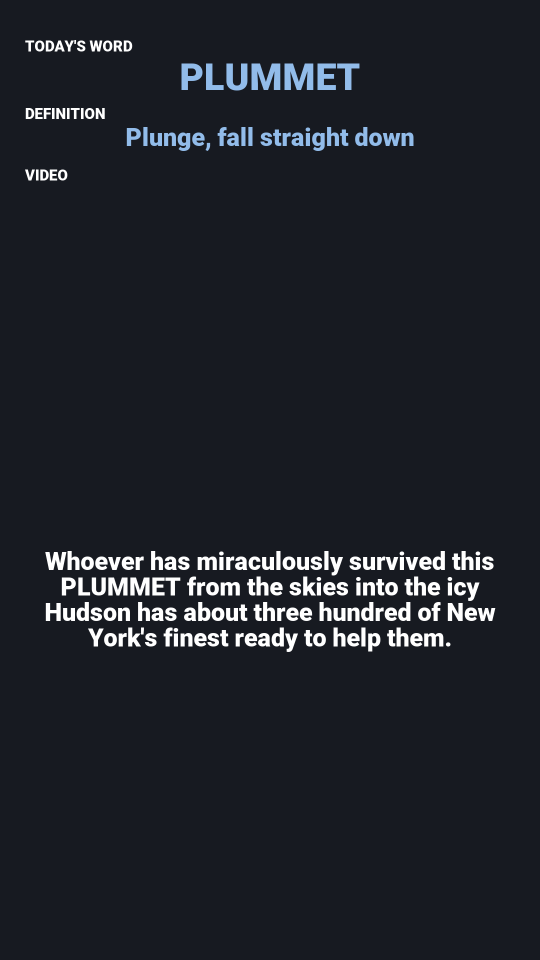
#> input picture reels/image.png, 1080 x 1920 px (shown at 1/2 size)
$ python test.py
#> lines starting #> are read from the running program, lines starting #| are printed output that depends on the picture
from PIL import Image, ImageDraw, ImageFont

def getWrappedText(text: str, font: ImageFont.ImageFont, line_length: int):
    lines = ['']
    for word in text.split():
        line = f'{lines[-1]} {word}'.strip()
        if font.getlength(line) <= line_length:
            lines[-1] = line
        else:
            lines.append(word)
    return '\n'.join(lines)

def imageTextGenerator(draw, text, textSpacing, fontPath, paddingTop):
    maxFontWidth = 1080 - 100
    maxFontHeight = 1920 - 100
    finalMultilineText = ""
    finalTitleFont = None
    titleFont = ImageFont.truetype(fontPath, size=50)
    multilineText = getWrappedText(text, titleFont, maxFontWidth)
    _, _, w, h = draw.multiline_textbbox((0, 0), multilineText, font=titleFont, spacing=textSpacing)
    if not (w > maxFontWidth or h > maxFontHeight):
        finalMultilineText = multilineText
        finalTitleFont = titleFont

    x = 50 + (1080 - 100) / 2
    y = paddingTop
    return finalMultilineText, finalTitleFont, x, y

if __name__ == "__main__":
    backgroundImagePath = "image.png"
    backgroundImage = Image.open(backgroundImagePath)
#> backgroundImage is the input picture: PIL image 1080x1920 RGB; mean R, G, B 31, 34.3, 41.5
    draw = ImageDraw.Draw(backgroundImage)

    text = "The Best Way To Get Started Is To Quit Talking And Begin Doing."
    quoteSpacing = 12
    fontPath = "Roboto-Black.ttf"

    paddingTop = 700 + 538
    multilineText, font, positionX, positionY = imageTextGenerator(draw, text, quoteSpacing, fontPath, paddingTop)
#> positionX = 540; positionY = 1238
    draw.multiline_text(xy=(positionX, positionY), text=multilineText, font=font, align="center", spacing=quoteSpacing, fill="white", anchor="ma")
    backgroundImage.show()
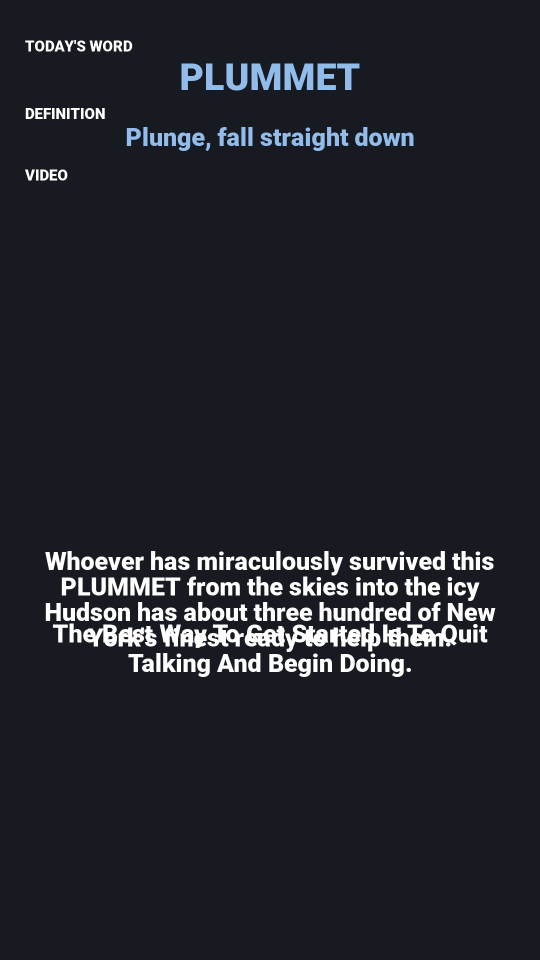
#> shown: PIL image 1080x1920 RGB (shown at 1/2 size); mean R, G, B 33.2, 36.5, 43.6
    # backgroundImage.save("output_image.jpg")
